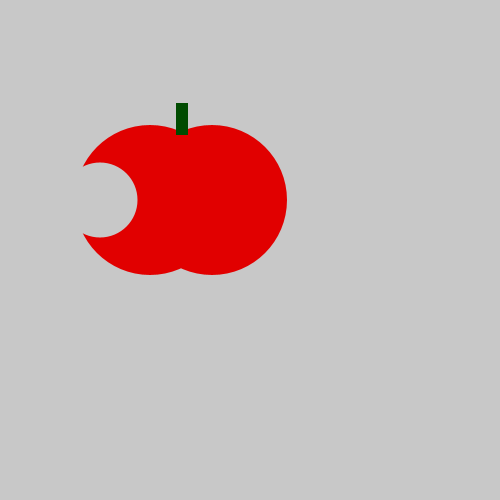
Frame 1 (no input)
Frame 60 (the mouse pressed at the canvas centre just before this capture): identical to frame 1, image omitted
Frame 120 (the mouse held since frame 60 and released just before this capture): identical to frame 1, image omitted

The Processing sketch that drew this single still picture (run headless with seeded random() and noise(); from frame 60 on, the mouse is pressed at the canvas centre):

// Processing sketch: tomato
// ── tomato.pde
void setup() {
    size(500, 500);
}
void draw() {
    background(200, 200, 200);
    noStroke();
    fill(225, 0, 0);
    ellipse(150, 200, 150, 150);
    ellipse(212, 200, 150, 150);
    fill(0,75,0);
    rect(176, 103, 12, 32);
    fill(200,200,200);
    ellipse(100, 200, 75, 75);
}
